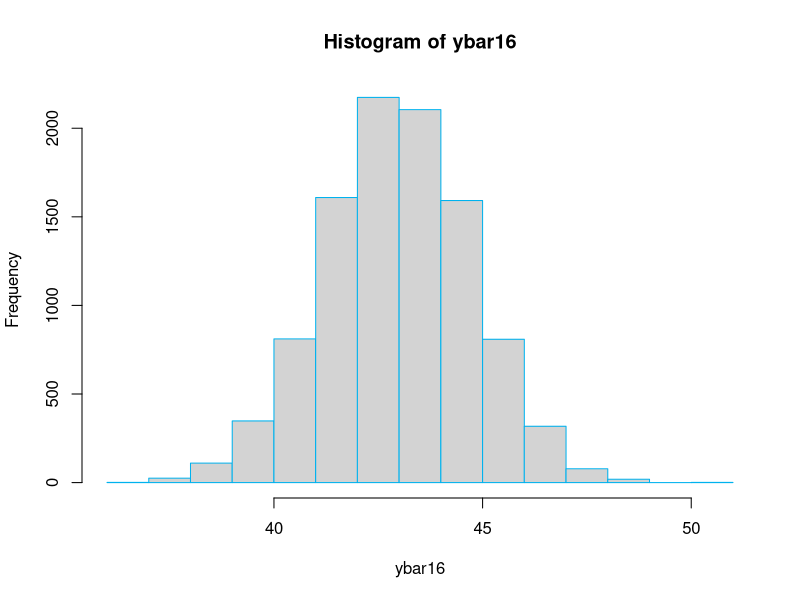
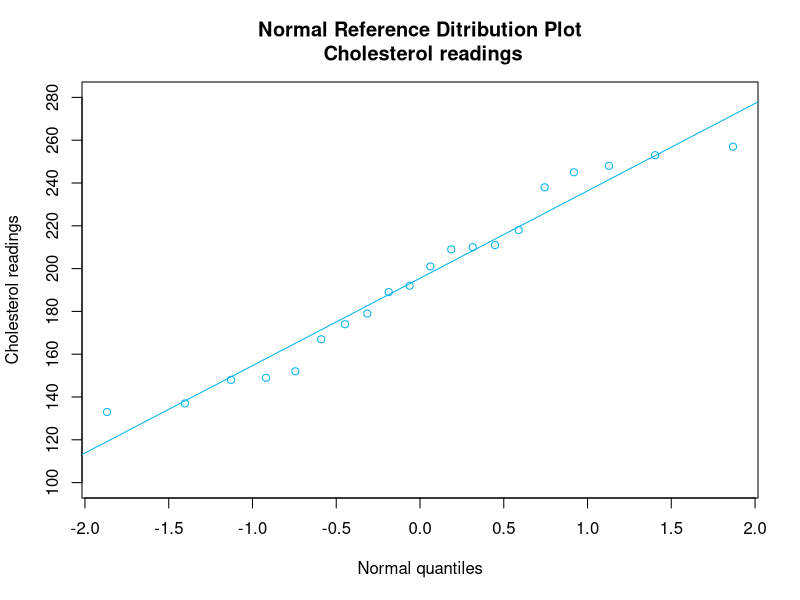

Source code (R) for these figures, in order:
## ---- chunk 1
y = c(0:9) #cria um vetor com os valores (0,1,2,...,9)
x = sample(y, 1000, replace=T) #cria uma amostra de tamanho 1000 com os valores
	#contidos no vetor y
x # exibe a amostra
## ---- chunk 2
dbinom(3,10,.6) #calcula a probabilidade P(X=3)
pbinom(3,10,.6) #calcula a probabilidade P(X<=3)
# Calcula a probabilidade de P(X=k) para k = 0, 1, 2, ..., 10
k = c(0:10)
dbinom(k,10,.6)
## ---- chunk 3
dbinom(3,10,.6) #calcula a probabilidade P(Y=3)
pbinom(3,10,.6) #calcula a probabilidade P(Y<=3)
# Calcula a probabilidade de P(Y=3)$ para k = 0, 1, 2, ..., 10
k = c(0:10)
dbinom(k,10,.6) #calcula a probabilidade P(X=3)
## ---- chunk 4
pnorm(18,23,5) #calcula a probabilidade P(X<=18)
1-pnorm(18,23,5) #calcula a probabilidade P(X>18)
qnorm(.85,23,5) #calcula o 85o percentil
## ---- chunk 5
r=10000
y=rep(0,16)
ybar16=rep(0,r)
for(i in 1:r){
	y = rnorm(16,43,7) #gera uma amostra normal de tamanho 16 da população
	ybar16[i] = mean(y) #calcula a média da amostra
}
head(ybar16) #exibe os primeiros elementos da amostra
hist(ybar16, border="deepskyblue2") #exibe o histograma da amostra
mean(ybar16) #exibe a média da amostra
sd(ybar16) #exibe o desvio padrão da amostra
## ---- chunk 6
y = c(133, 137, 148, 149, 152, 167, 174, 179, 189, 192, 201, 209, 210, 211, 218, 238, 245,
	248, 253, 257)
y=sort(y)
n=length(y)
i=1:n
u=(i-0.375)/(n+0.25)
x=qnorm(u)
plot(x,y,xlab="Normal quantiles", ylab="Cholesterol readings", lab=c(7,8,7), 
	ylim=c(100,280), main="Normal Reference Ditribution Plot\n Cholesterol readings",
	cex =.95, col="deepskyblue2")
abline(lm(y~x), col="deepskyblue2")
cor(x,y) #calcula a correlação entre as variáveis
